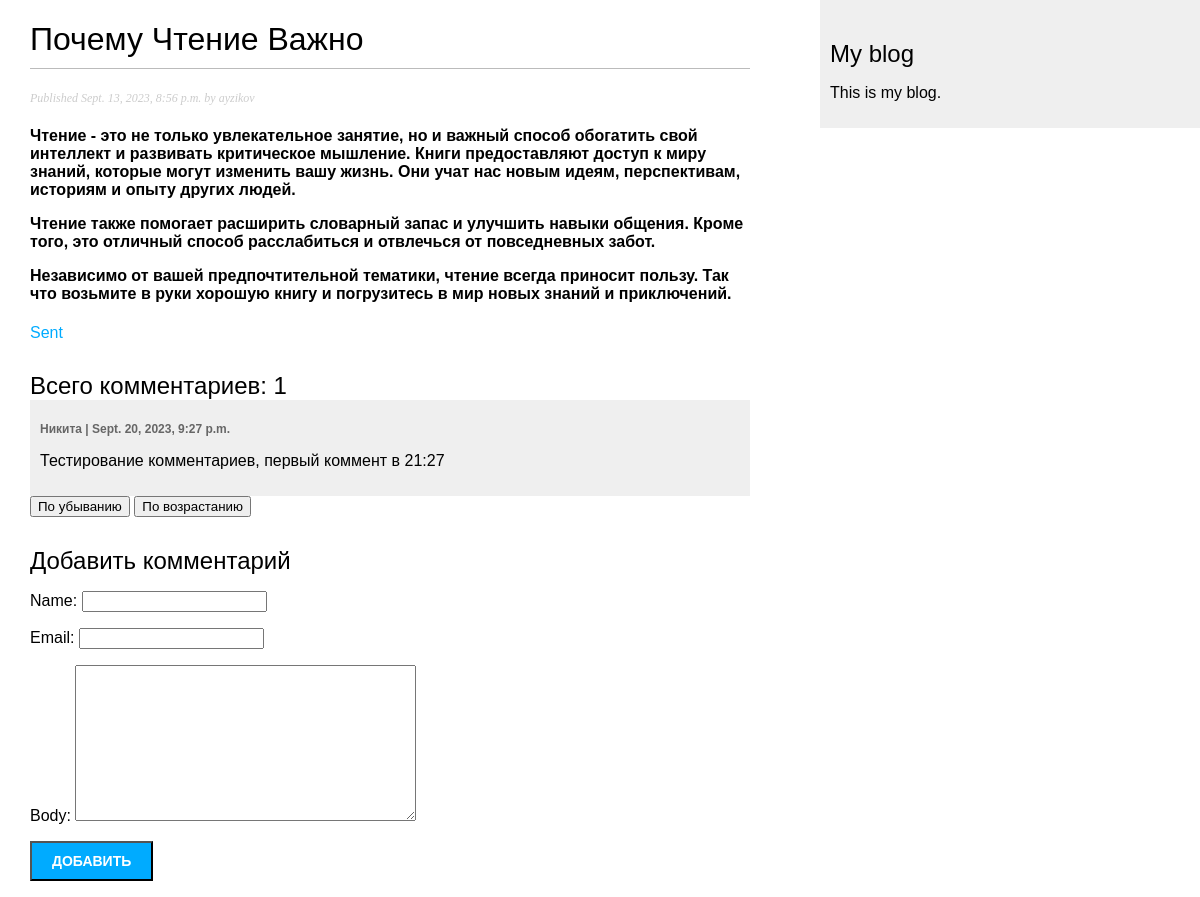
The page /blog/2023/9/13/pochemu-chtenie-vazhno/ on the database as committed earlier.
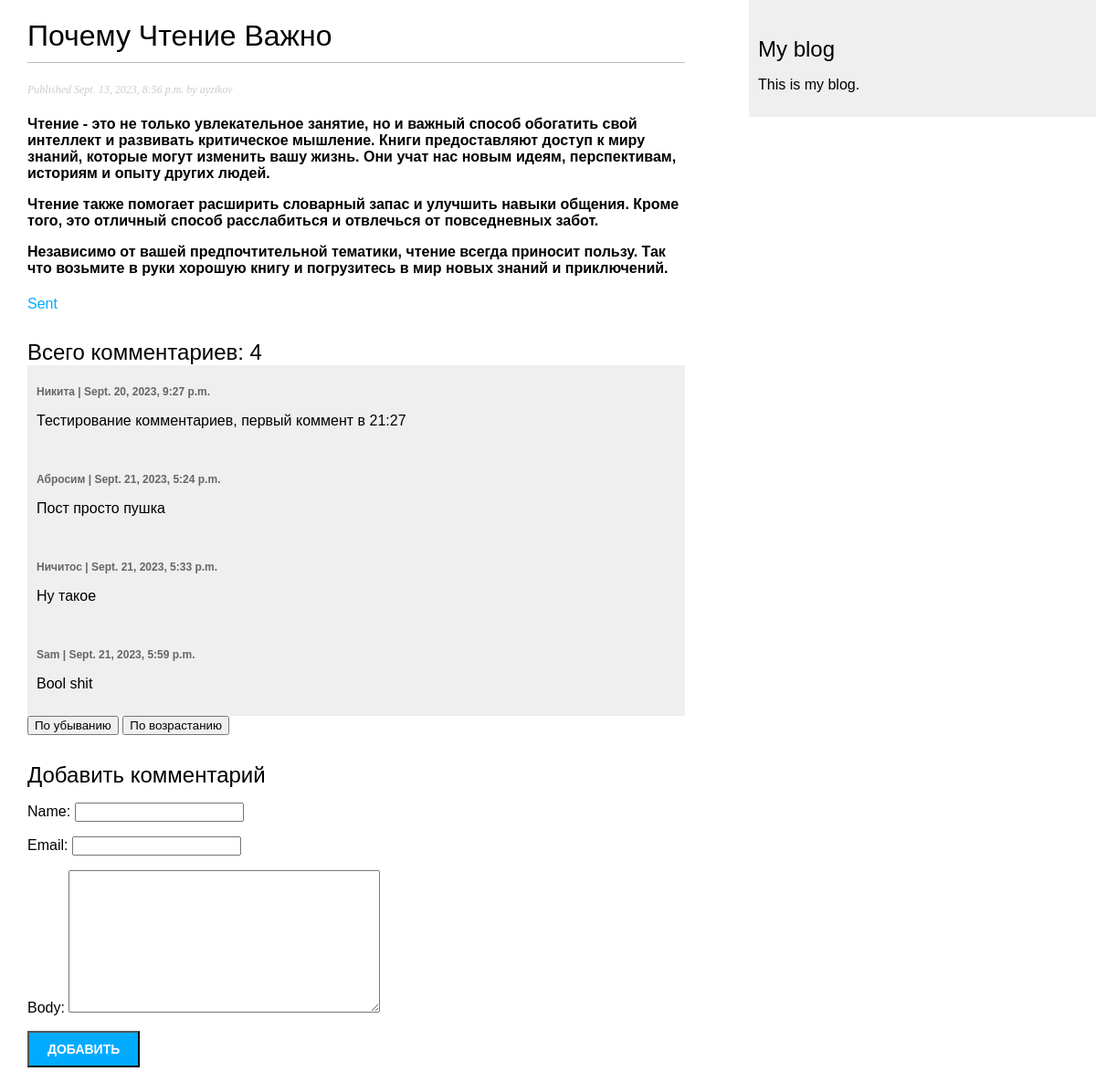
The same page on the database as committed later.
### blog/models.py (models this page shows, shortened)
class Post(models.Model):
    class Meta:
        ordering = ['-publish']
        indexes = [
            models.Index(fields=['-publish'])
        ]
    class Status(models.TextChoices):
        DRAFT = 'DF', 'Draft'
        PUBLISHED = 'PB', 'Published'
    title = models.TextField(max_length=250)
    slug = models.SlugField(max_length=250,
                            unique_for_date='publish')
    author = models.ForeignKey(to=User,
                               on_delete=models.CASCADE,
                               related_name='blog_posts')
    body = models.TextField()
    publish = models.DateTimeField(default=timezone.now())
    created = models.DateTimeField(auto_now_add=True)
    updated = models.DateTimeField(auto_now=True)
    status = models.CharField(max_length=2, choices=Status.choices, default=Status.DRAFT)
    tag = TaggableManager()
    objects = models.Manager()
    published = PostManager()

class Comment(models.Model):
    class Meta:
        ordering = ['-created']
        indexes = [
            models.Index(fields=['-created'])
        ]
    post = models.ForeignKey(to=Post,
                             on_delete=models.CASCADE,
                             related_name='comments')
    name = models.CharField(max_length=40)
    email = models.EmailField()
    body = models.TextField()
    created = models.DateTimeField(auto_now_add=True)
    updated = models.DateTimeField(auto_now=True)
    active = models.BooleanField(default=True)

### blog/views.py (the view)
# urls.py: path('<int:year>/<int:month>/<int:day>/<slug:slug>/', views.detail_post, name='post_detail'),
def detail_post(request: HttpRequest, year, month, day, slug):
    post = get_object_or_404(Post,
                             status=Post.Status.PUBLISHED,
                             publish__year=year,
                             publish__month=month,
                             publish__day=day,
                             slug=slug)
    comment_order = 'created'
    if 'desc' in request.GET:
        comment_order = '-created'
    elif 'asc' in request.GET:
        comment_order = 'created'
    comments = post.comments.filter(active=True).order_by(comment_order)
    form = CommentPostForm()
    return render(request,
                  'blog/post/detail.html',
                  {'post': post, 'comments': comments, 'form': form})

### blog/forms.py
class CommentPostForm(forms.ModelForm):
    class Meta:
        model = Comment
        fields = ['name', 'email', 'body']

### templates/blog/post/detail.html (shortened to what this page needs)
{% extends "blog/base.html" %}
{% block content %}
    <h1>
        {{ post.title }}
    </h1>
    <p class="date">
        Published {{ post.publish }} by {{ post.author }}
    </p>
    <h4>
        {{ post.body|linebreaks }}
    </h4>
    <a href="{% url 'blog:post_share' post.id %}">Sent</a>
    <h2>
        {% with comments.count as total_comments %}
            Всего комментариев: {{ total_comments }}
        {% endwith %}
    </h2>
    {% for comment in comments %}
        <div class="comment">
            <p class="info">
                {{ comment.name }} |
                {{ comment.created }}
            </p>
            {{ comment.body|linebreaks }}
        </div>
    {% empty %}
        <p>Комментариев пока нет</p>
    {% endfor %}
    <form method="get">
        <button name="desc">По убыванию</button>
        <button name="asc">По возрастанию</button>
    </form>
    {% include "blog/post/include/comment_form.html" %}
{% endblock %}

### templates/blog/base.html (shortened to what this page needs)
{% load static %}
<!DOCTYPE html>
<html lang="en">
<head>
    <link href="{% static 'css/blog.css' %}" rel="stylesheet">
</head>
<body>
    <div id="content">
        {% block content %}
        {% endblock %}
    </div>
    <div id="sidebar">
        <h2>My blog</h2>
        <p>This is my blog.</p>
    </div>
</body>
</html>

### templates/blog/post/include/comment_form.html (shortened to what this page needs)
<h2>Добавить комментарий</h2>
<form action="{% url 'blog:post_comment' post.id %}" method="post">
    {{ form.as_p }}
    <p><input type="submit" value="Добавить"></p>
</form>

### blog/static/css/blog.css (style rules this page uses)
body { margin: 0; padding: 0; font-family: helvetica, sans-serif; }
a { color: #00abff; text-decoration: none; }
h1 { font-weight: normal; border-bottom: 1px solid #bbb; padding: 0 0 10px 0; }
h2 { font-weight: normal; margin: 30px 0 0; }
#content { float: left; width: 60%; padding: 0 0 0 30px; }
#sidebar { float: right; width: 30%; padding: 10px; background: #efefef; height: 100%; }
p.date { color: #ccc; font-family: georgia, serif; font-size: 12px; font-style: italic; }
input[type=submit] { font-weight: bold; background: #00abff; color: #fff; padding: 10px 20px; font-size: 14px; text-transform: uppercase; }
.comment { padding: 10px; background: #efefef; }
.comment .info { font-weight: bold; font-size: 12px; color: #666; }

Rows that differ between the two databases and show on the page:
added Comment: name "Абросим", created "Sept. 21, 2023, 5:24 p.m.", body "Пост просто пушка"
added Comment: name "Ничитос", created "Sept. 21, 2023, 5:33 p.m.", body "Ну такое"
added Comment: name "Sam", created "Sept. 21, 2023, 5:59 p.m.", body "Bool shit"
Other text that changed with them:
{{ total_comments }}: "1" → "4"
